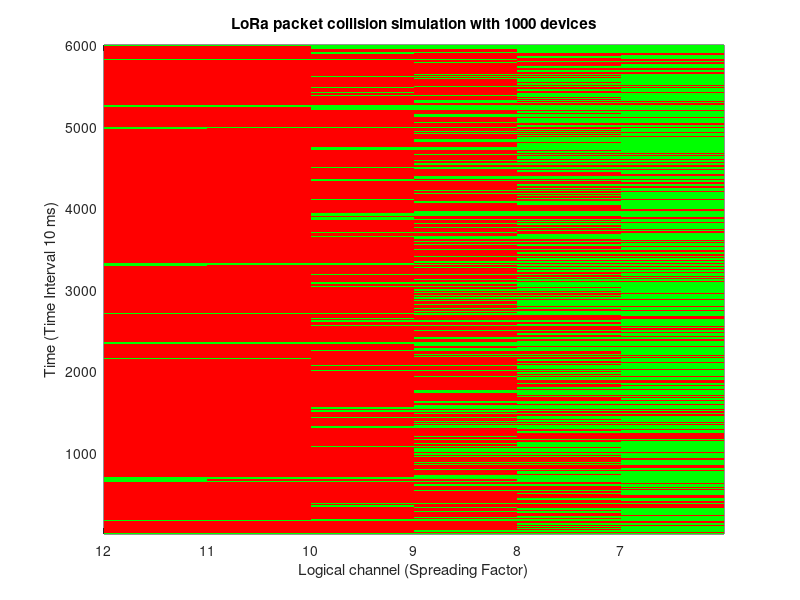

The MATLAB script that drew this image:
timespan = 60*1000; %ms
timeinterval = 10; %ms
nrofslots = timespan/timeinterval;
freqspan = 125e3; %hz : 125khz -> 868.7 - 869.2 MHZ
freqinterval = 100; %hz
nrofchannels = 6;

ft = zeros(nrofslots, nrofchannels);

nrofdevices = 1000;
nrofpackets = 1;
packetduration = 2000;

%LORA Environment 
% SF bitrate(bps) duration (for 25 bytes)
lora_duration = [12  293 682; 
        11  547 365;
        10  976 204;
        09 1757 113;
        08 3125  64;
        07 5478  36;];

packetduration = lora_duration(1,3);

colission = zeros(nrofdevices, nrofpackets);

sf = randi([1 nrofchannels], [nrofdevices nrofpackets]);
time = randi([1 floor(nrofslots - (packetduration*nrofpackets)/timeinterval)], [nrofdevices 1]);
for i = 1:nrofdevices
    time_offset = time(i, 1);
    for p = 1:nrofpackets    
        for k = -1:1:1
            if (sf(i, p)+k<1) | (sf(i, p)+k>nrofchannels)
                continue
            end
            duration = lora_duration(sf(i, p),3);
            for j = 1:ceil(duration/timeinterval)
               %freq(i, 1)
               if j+time_offset > nrofslots
                   continue
               end
               if  ft(j+time_offset, sf(i, p)+k) == 0
                   ft(j+time_offset, sf(i, p)+k) = 1;
               else
                    ft(j+time_offset, sf(i, p)+k) = 2;
                    colission(i, p) = 1;
               end
            end        
        end
        time_offset = time_offset + duration/timeinterval;
    end    
end

%colission
fail = sum(colission, 2) == nrofpackets;
sum(fail)

ft(1,1) = 1;
ft(1,2) = 2;
ft = [ft ones(6000,1)];
figure1 = figure();
pcolor(ft);

map2 = [0 1 0; 1 0 0;];
colormap(map2);
shading flat;

titlestring = sprintf('LoRa packet collision simulation with %d devices', ...
        nrofdevices);
title(titlestring);
xlabel('Logical channel (Spreading Factor)') % x-axis label
ylabel('Time (Time Interval 10 ms)') % y-axis label
ax = gca;
set(gca,'XTickLabel',{'12','11','10','9','8','7',''});
